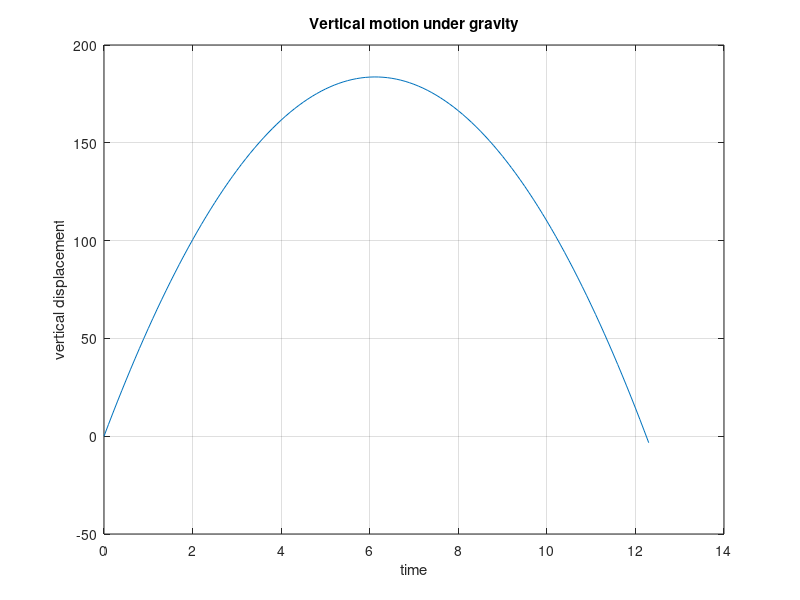

MATLAB code for this plot:
% Vertical motion under gravity
g = 9.8;                      % acceleration due to gravity
u = 60;                       % initial velocity (metres/sec)
t = 0 : 0.1 : 12.3;           % time in seconds
s = u * t - g / 2 * t .^ 2;   % vertical displacement in metres

plot(t, s), title( 'Vertical motion under gravity' ), ...
     xlabel( 'time' ), ylabel( 'vertical displacement' ), grid
disp( [t' s'] )               % display a table
